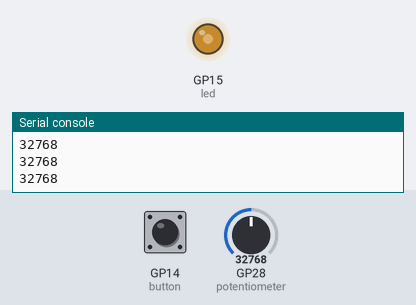
Bench run of a program on a simulated Raspberry Pi Pico running MicroPython. Parts: output pins drawn as LEDs (lit = HIGH), the last lines printed to the serial console. The test bench sets the inputs (shaded band); at power-on: GP28 (potentiometer) = 32768, GP14 (button) HIGH (analog values on the 0–65535 scale).

Above: at 1.2 s.
1.3 s: GP28 (potentiometer) set to 45874
At 2.3 s:
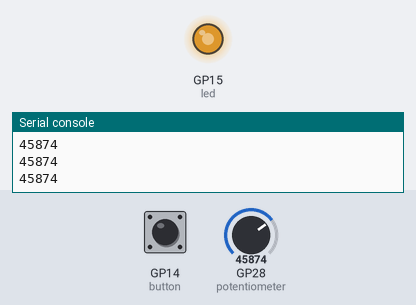
2.9 s: GP28 (potentiometer) set to 57670
At 3.6 s:
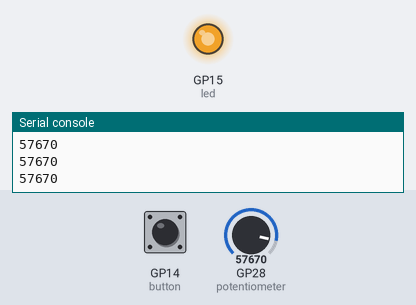
4.5 s: GP28 (potentiometer) set to 7864
At 4.9 s:
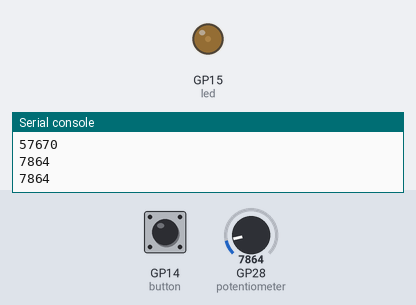
6.1 s: GP28 (potentiometer) set to 0
At 7.4 s:
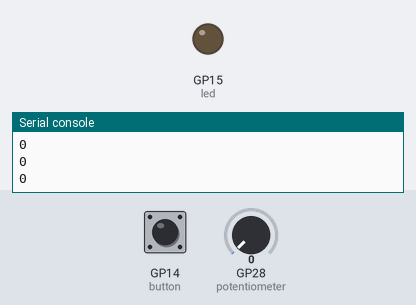
Timing chart, 0 to 9.1 s (numbered marks = the images above; inputs shaded):
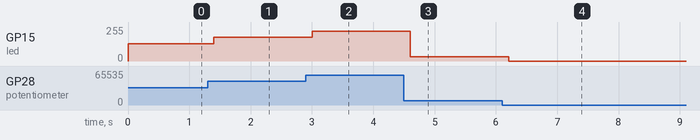

Measured:
- after the input at 1.3 s, GP15 (led): 128/255 → 178/255 after 0.10 s
- after the input at 2.9 s, GP15 (led): 178/255 → 224/255 after 0.10 s
- after the input at 4.5 s, GP15 (led): 224/255 → 31/255 after 0.11 s
- after the input at 6.1 s, GP15 (led): 31/255 → 0/255 after 0.11 s

The program:

turn_the_knob.py
```python
import machine
import utime

potentiometer = machine.ADC(28)
led = machine.PWM(machine.Pin(15))
led.freq(1000)

button = machine.Pin(14, machine.Pin.IN)

while True:
    value=potentiometer.read_u16()
    print(value)
    led.duty_u16(value)
    utime.sleep_ms(200)

    if button.value() == 0:
        print("-- 0 -- ")
        utime.sleep(2)


#https://docs.sunfounder.com/projects/thales-kit/en/latest/turn_the_knob.html
```
